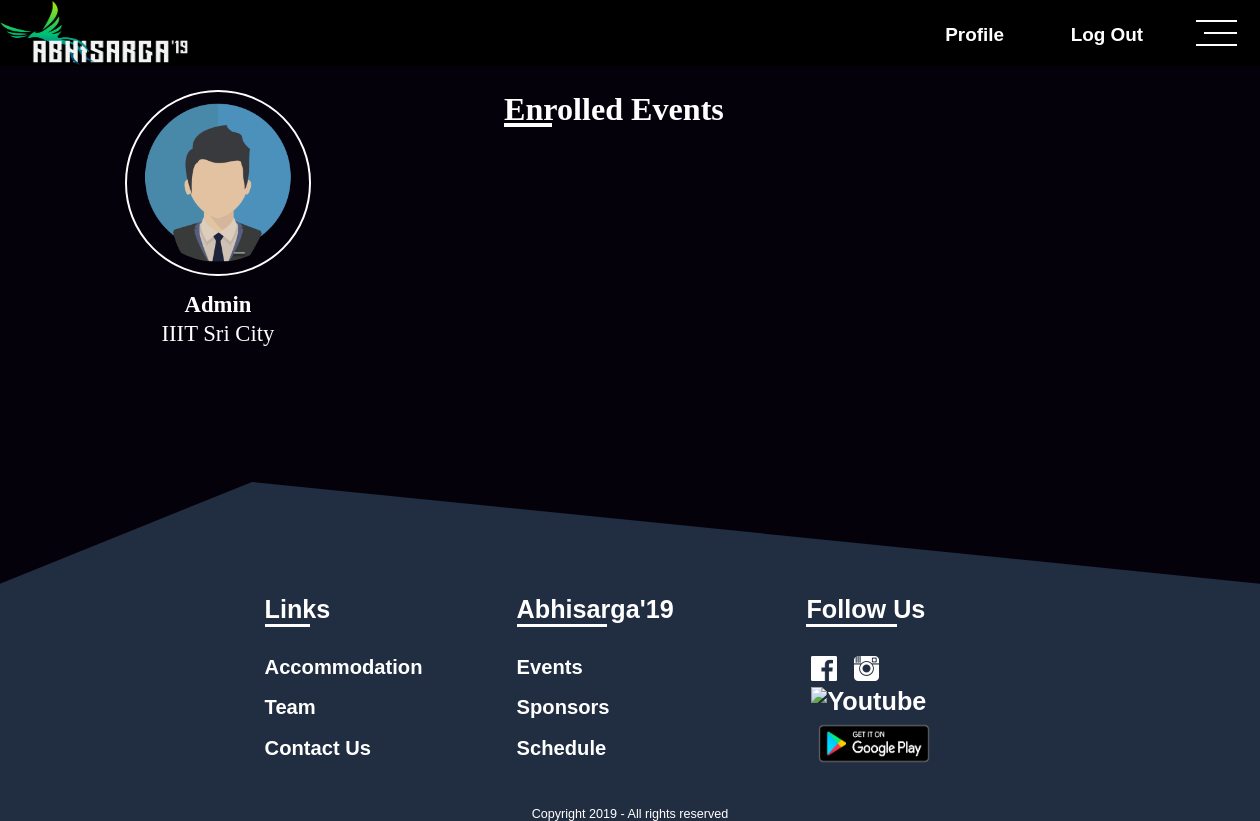
Before: /profile/ (signed in) with the older database file.
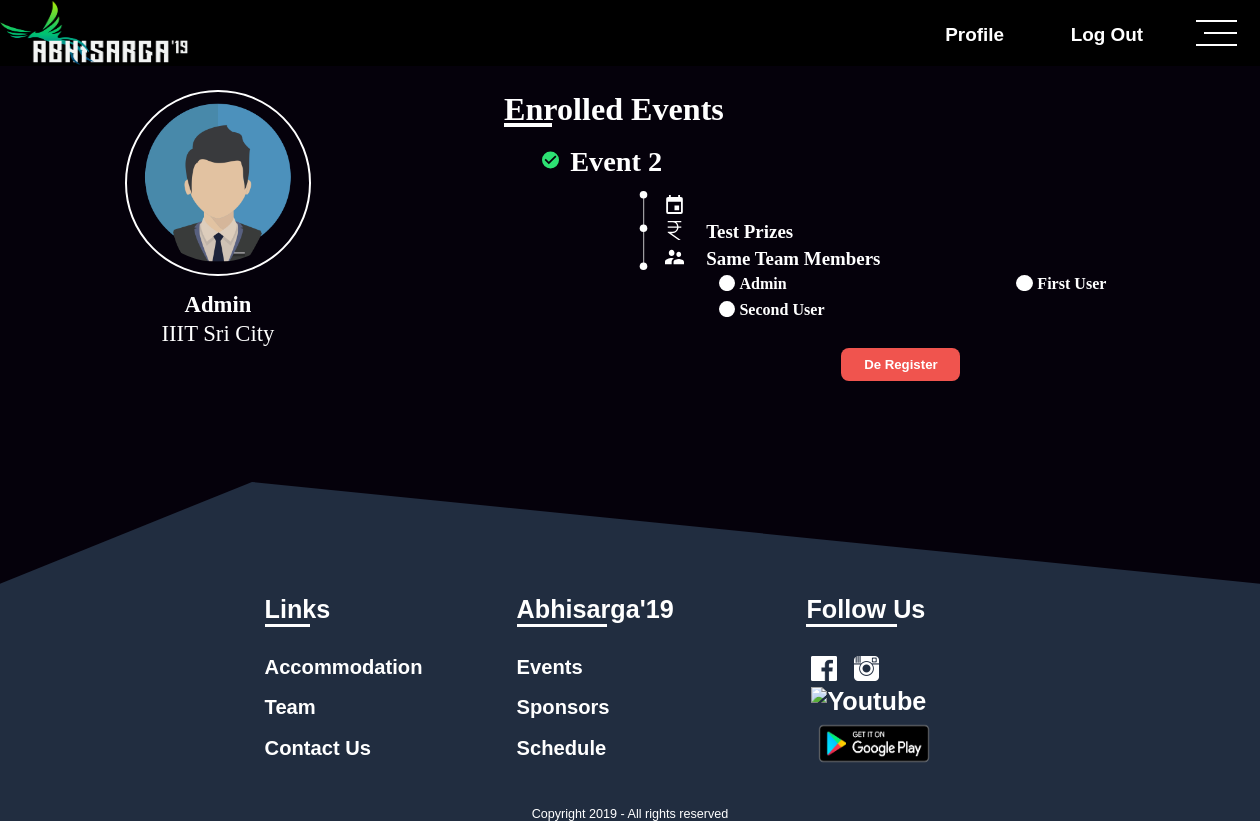
After: the same page with the newer database file.
### UserAuth/models.py (models this page shows, shortened)
class User(AbstractUser):
	mobile_no = models.CharField(max_length=15, null=True, blank=True)
	college_name = models.CharField(max_length=100, null=True, blank=True)
	description = models.CharField(max_length=150, null=True, blank=True)
	profile_pic = models.ImageField(upload_to=get_image_upload_path, null=True, blank=True)
	activation_link = models.CharField(max_length=200, null=True, blank=True)
	is_verified = models.BooleanField(default=False)
	device_token = models.CharField(max_length=200, null=True, blank=True)

### Event/models.py (models this page shows, shortened)
class Event(models.Model):
	event_category = models.ForeignKey(EventCategory, on_delete=models.CASCADE, related_name="event_category")
	name = models.CharField(max_length=200, null=True, blank=True)
	logo = models.ImageField(upload_to=get_event_photo_path, null=True, blank=True)
	registration_from = models.DateTimeField(null=True, blank=True)
	registration_to = models.DateTimeField(null=True, blank=True)
	event_from = models.DateTimeField(null=True, blank=True)
	event_to = models.DateTimeField(null=True, blank=True)
	participant_limit = models.IntegerField(default=0)
	participant_count = models.IntegerField(default=0)
	description = models.TextField()
	rules = models.TextField()
	prize = models.TextField()
	brochure = models.FileField(upload_to=get_event_photo_path, null=True, blank=True)
	organisers = models.ManyToManyField(settings.AUTH_USER_MODEL, related_name="organising_events")
	web_priority = models.IntegerField(default=0)
	app_priority = models.IntegerField(default=0)
	registration_closed = models.BooleanField(default=False)
	team_event = models.BooleanField(default=False)
	img_1 = models.FileField(upload_to=get_event_photo_path, null=True, blank=True)
	img_2 = models.FileField(upload_to=get_event_photo_path, null=True, blank=True)
	img_3 = models.FileField(upload_to=get_event_photo_path, null=True, blank=True)
	img_4 = models.FileField(upload_to=get_event_photo_path, null=True, blank=True)
	qr_code_string = models.CharField(max_length=100, null=True, blank=True)

class Team(models.Model):
	team_name = models.CharField(max_length=50, null=True, blank=True)
	event = models.ForeignKey(Event, on_delete=models.CASCADE, related_name="participating_events")
	leader = models.ForeignKey(settings.AUTH_USER_MODEL, on_delete=models.CASCADE, related_name="team_leader_of")
	present_for_event = models.BooleanField(default=False)

class Member(models.Model):
	team = models.ForeignKey(Team, on_delete=models.CASCADE, related_name="belong_to_team")
	name = models.CharField(max_length=100, null=True, blank=True)
	email = models.CharField(max_length=100, null=True, blank=True)
	mobile_no = models.CharField(max_length=20, null=True, blank=True)

### UserAuth/views.py (the view)
# urls.py: url(r'^profile/$', Profile, name='profile'),
@login_required(login_url=settings.LOGIN_REDIRECT_URL)
def Profile(request):
	profile_page = 'UserAuth/profile.html'
	if request.method=='GET':
		try:
			participated_events = Team.objects.filter(leader__username=request.user.username)
			part = list()
			for obj in participated_events:
				part.append({"event":obj.event, "team":{"leader": obj,"members": obj.belong_to_team.all()}})
			participated_events = Member.objects.filter(email=request.user.email)
			for obj in participated_events:
				part.append({"event":obj.team.event, "team":{"leader": obj.team,"members": obj.team.belong_to_team.all()}})
		except Exception as e:
			pass
		return render(request, profile_page, {"participated_events":part})

### UserAuth/templates/UserAuth/profile.html (shortened to what this page needs)
{% extends 'UserAuth/index.html' %}
{% load staticfiles %}
{% block link %}
<link rel="stylesheet" type="text/css" href="{% static 'assets/css/profile.css' %}">
<link rel="stylesheet" type="text/css" href="{% static 'assets/css/common.css' %}">
{% endblock %}
{% block content %}
<div id="bar">
	<a href="{% url 'UserAuth:home' %}"><img src="{% static 'assets/img/default-logo.png' %}" alt="Abhisarga 2K19" id="bar-logo"></a>
	<div id="menu" onclick="menuopen()">
		<div></div>
		<div></div>
		<div></div>
	</div>
	{% if request.user.is_authenticated %}
	<div id="login">
		<a href="{% url 'UserAuth:logout' %}">Log Out</a>
	</div>
	<div id="register">
		<a href="{% url 'UserAuth:profile' %}">Profile</a>
	</div>
	{% endif %}
</div>
<div id="profile-content">
	<div id="account">
	<div id="profile-image">
		{% if request.user.profile_pic %}
	  	<img src="{{ request.user.profile.url }}" alt="">
		{% else %}
		<img src="{% static 'assets/img/default-male.png' %}" alt="">
		{% endif %}
	</div>
	<div id="profile-name">
	  {% if request.user.first_name %}
	  	{{ request.user.first_name }}
	  {% endif %}
	</div>
	<div id="profile-college">
	  {% if request.user.college_name %}
	  {{ request.user.college_name }}
	  {% endif %}
	</div>
	</div>
	<div id="reg-events">
	<h1>Enrolled Events</h1>
	<ul>
		{% for object in participated_events %}
		  <li>
		    <div class="single-reg-event">
		      <h1><img src="{% static 'assets/img/svg/check.svg' %}" alt="">{{ object.event.name }}</h1>
		      <img src="{% static 'assets/img/svg/dotline.svg' %}">
		      <span><img src="{% static 'assets/img/svg/calender.svg' %}" alt="">{{ object.event.event_from|date:"M d, Y" }}</span>
		      <span><img src="{% static 'assets/img/svg/rupee.svg' %}" alt="">{{ object.event.prize }}</span>
		      {% if object.event.team_event %}
		      <span><img src="{% static 'assets/img/svg/group.svg' %}" alt="">{{ object.team.leader.team_name }} Members</span>
		      <ul>
		      	<li><img src="{% static 'assets/img/svg/circlebullet.svg' %}" alt="">{{object.team.leader.leader.first_name}}</li>
		      	{% for member in object.team.members %}
		        <li><img src="{% static 'assets/img/svg/circlebullet.svg' %}" alt="">{{member.name}}</li>
		       	{% endfor %}
		       </ul>
		      {% endif %}
		      <button class="deregister" onclick="deregister_event('{{object.event.id}}')">De Register</button>
		    </div>
		  </li>
		  <br>
	  	{% endfor %}
	</ul>
	</div>
</div>
{% endblock %}

### UserAuth/templates/UserAuth/index.html (shortened to what this page needs)
{% load staticfiles %}
<!DOCTYPE html>
<html lang="en">
	<head>
	{% block link %}
	{% endblock %}
  </head>
  <body onload="initialize()">
    {% block content %}
    {% endblock %}
    <div id="footer">
			<div id="links">
				<div>
					Links
					<hr align="left" width="20%">
				</div>
				<ul>
					<li><a href="{% url 'Accomodation:accomodation' %}">Accommodation</a></li>
					<li><a href="{% url 'Other:team' %}">Team</a></li>
					<li><a href="{% url 'Other:contactus' %}">Contact Us</a></li>
				</ul>
			</div>
			<div id="title">
				<div>
					Abhisarga'19
					<hr align="left" width="40%">
				</div>
				<ul>
					<li><a href="{% url 'Event:events' %}">Events</a></li>
					<li><a href="{% url 'Other:sponsors' %}">Sponsors</a></li>
					<li><a href="{% url 'Other:schedule' %}">Schedule</a></li>
				</ul>
			</div>
			<div id="social">
				<div>
					Follow Us
					<hr align="left" width="40%">
				</div>
				<br>
				<a href="https://www.facebook.com/abhisarga/"><img src="{% static 'assets/img/fb.png' %}" alt="Facebook"></a>
				<a href="https://www.instagram.com/abhisarga/"><img src="{% static 'assets/img/insta.png' %}" alt="Instagram"></a>
				<a href="https://www.youtube.com/channel/UCf1DbeeTKGzpwRv9X7YECfg"><img src="{% static 'assets/img/youtube.png' %}" alt="Youtube"></a>
				<br>
				<a href="https://play.google.com/store/apps/details?id=com.abhisarga.mobileapp" target="_blank"><img src="{% static 'assets/img/googleplay.png' %}" alt="Google Play Store" style="width: 5em; height: 2.2em"></a>
			</div>
			<div id="copyright">Copyright 2019 - All rights reserved</div>
    </div>
  </body>
</html>

### static/assets/css/profile.css (style rules this page uses)
body { padding: 0; margin: 0; background: #05010b; overflow-x: hidden; }
div { margin: 0; padding: 0; }
a { text-decoration: none; color: #fff; }
#profile-content { position: relative; width: 100%; color: #fff; }
#account { position: absolute; font-size: 1.8vw; width: 17em; left: 2vw; top: 1vw; }
#profile-image { position: relative; width: 8em; height: 8em; margin: 0.5em auto; border-radius: 50%; border: 0.1em solid #fff; color: #fff; }
#profile-image img { width: 7em; height: 7em; position: absolute; top: 0.5em; left: 0.5em; border-radius: 50%; }
#profile-name { position: relative; width: 90%; height: 1.5em; box-sizing: border-box; padding: 0.25em 1em; text-align: center; font-weight: bold; margin: 0 auto; }
#profile-college { position: relative; width: 90%; margin: 0 auto; height: 3em; box-sizing: border-box; padding: 0 1em; text-align: center; }
#reg-events { position: relative; font-size: 1.5vw; top: 2vw; left: 40vw; width: 60vw; min-height: 33vw; }
#reg-events > h1 { font-size: 1.7em; padding: 0; margin: 0; height: 1.1em; position: relative; }
#reg-events > h1::after { position: absolute; content: ""; width: 1.5em; height: 0.1em; bottom: 0; left: 0; background: #fff; }
#reg-events > ul { list-style: none; padding: 0; margin: 0; width: 100%; }
.single-reg-event { position: relative; width: 100%; margin: 1em 0; box-sizing: border-box; padding-left: 2em; }
.single-reg-event > h1 { position: relative; font-size: 1.5em; width: 100%; margin: 0; padding: 0; padding-left: 1em; margin-bottom: 0.6em; height: 1em; }
.single-reg-event > h1 img { position: absolute; height: 1em; width: 0.6em; left: 0; top: 0; }
.deregister { font-size: 0.7em; padding: 0; margin: 0 auto; height: 2.5em; width: 9em; border-radius: 0.6em; outline: 0; border: 0; color: #fff; font-weight: bold; background: #f0544e; cursor: pointer; margin-top: 2em; display: block; }
.single-reg-event > img { width: 0.8em; position: absolute; height: 4.2em; top: 2.4em; left: 7em; }
.single-reg-event > span { position: relative; height: 1em; margin: 0; padding: 0.2em 0; width: 17em; left: 6.5em; padding-left: 2.2em; font-weight: bold; display: block; }
.single-reg-event span > img { position: absolute; height: 1em; top: 0.2em; left: 0; width: 1em; }
.single-reg-event > ul { list-style-position: inside; position: relative; font-size: 0.85em; left: 8em; width: 37em; padding: 0; margin: 0; margin-left: 3em; }
.single-reg-event > ul li { width: 17em; display: inline-block; margin: 0.3em 0; font-weight: bold; padding: 0; height: 1em; padding-left: 1.3em; position: relative; }
.single-reg-event > ul img { position: absolute; width: 1em; height: 1em; left: 0; top: 0; }

### static/assets/css/common.css (style rules this page uses)
div { padding: 0; margin: 0; }
hr { height: 0.1em; background-color: #fff; margin: 0; border: 0; }
a { text-decoration: none; color: #fff; }
#bar { width: 100%; position: relative; font-size: 1.5vw; background-color: #000; height: 3.5em; font-family: 'Content', sans-serif; }
#bar-logo { height: 100%; width: 10em; }
#register { color: #fff; height: 3.5em; padding: 1.25em 0; width: 7em; text-align: center; font-weight: bold; float: right; }
#login { color: #fff; height: 3.5em; padding: 1.25em 0; width: 7em; text-align: center; font-weight: bold; float: right; }
#menu { height: 1.9em; margin: 0.8em 1.2em; width: 2.2em; display: flex; flex-direction: column; justify-content: space-around; cursor: pointer; float: right; }
#menu div { height: 5%; background: #fff; border: 0; width: 100%; }
#menu div:nth-child(2) { width: 80%; align-self: flex-end; }
#footer { width: 100%; position: relative; font-size: 2vw; padding-top: 4.5em; color: #fff; background: #212d40; clip-path: polygon(20% 0, 100% 30%, 100% 100%, 0 100%, 0 30%); display: flex; justify-content: center; flex-wrap: wrap; font-family: 'Headings', sans-serif; font-weight: bolder; }
#footer div div { width: 9em; }
#links { width: 20%; }
#title { width: 23%; }
#social { width: 15% }
#footer ul { font-size: 0.8em; line-height: 2em; list-style: none outside; padding-left: 0; }
#footer img { height: 1em; width: 1em; padding: 0; margin: 0 0.2em; }
#copyright { width: 100%; margin-top: 1.5em; font-weight: lighter; font-size: 0.5em; text-align: center; }

Changed rows visible on the page:
now on this page (row unchanged): Event: event.name "Event 2", event.prize "Test Prizes", team_event True (drawn), team.leader.team_name "Same Team", team.leader.leader.first_name "Admin"
added Member: name "First User"
added Member: name "Second User"
